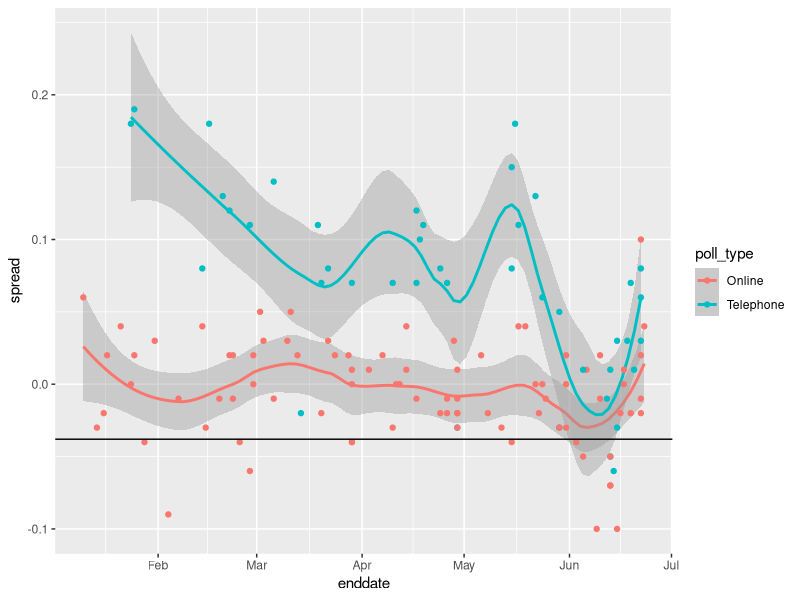
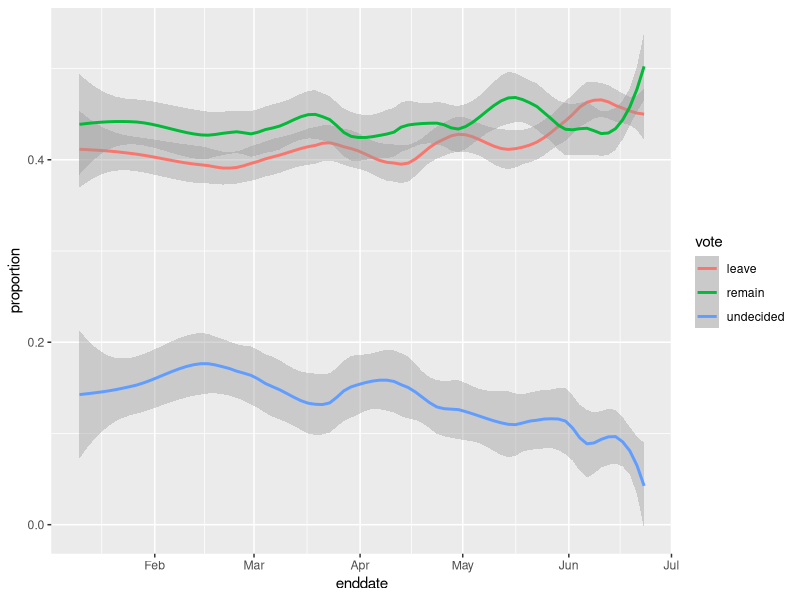

Here is the R script that generated these plots, in order:

library(tidyverse)
options(digits = 3)
# load brexit_polls object
library(dslabs)
data(brexit_polls)

p <- 0.481    # official proportion voting "Remain"
d <- 2*p-1    # official spread
N<-1500

#Monte carlo simulation for verifying avg, se of sum
sum_x<-replicate(10000, {
X<-sample(c(1,0),N,replace=TRUE,prob=c(p,(1-p)))
sum(X)
})
mean(sum_x)
sd(sum_x)


#Monte carlo simulation for verifying avg, se of mean
mean_x<-replicate(10000, {
  X<-sample(c(1,0),N,replace=TRUE,prob=c(p,(1-p)))
  mean(X)
})
mean(mean_x)
sd(mean_x)

X_bar<-N*p
se_bar<-sqrt(N*p*(1-p))
X_hat<-(N*p)/N
se_hat<-sqrt((p*(1-p))/N)
exp_d<-2*p-1
se_d<-2*(sqrt((p*(1-p))/N))

head(brexit_polls)

brexit_polls<-brexit_polls %>% mutate(x_hat=(spread+1)/2)

mean(brexit_polls$spread)
sd(brexit_polls$spread)
mean(brexit_polls$x_hat)
sd(brexit_polls$x_hat)

xhat1<-brexit_polls[1,'x_hat']
n1<-brexit_polls[1,'samplesize']
sehat1<-sqrt((xhat1*(1-xhat1))/n1)
conf1<-qnorm(0.975)*sehat1
lower1<-xhat1-conf1
upper1<-xhat1+conf1

between(0.5,lower1,upper1)
between(.52,lower1,upper1)
brexit_polls[1,]


june_polls<-brexit_polls %>% filter(enddate >= "2016-06-01")
june_polls<- june_polls %>% mutate(se_x_hat=sqrt((xhat1*(1-xhat1))/samplesize),se_hat=2*se_x_hat,
lower=spread-(qnorm(0.975)*se_hat),upper=spread+(qnorm(0.975)*se_hat),hit=(lower<=-0 & 0<=upper))
mean(june_polls$hit)


june_polls<-brexit_polls %>% filter(enddate >= "2016-06-01")
june_polls<- june_polls %>% mutate(se_x_hat=sqrt((xhat1*(1-xhat1))/samplesize),se_hat=2*se_x_hat,
lower=spread-(qnorm(0.975)*se_hat),upper=spread+(qnorm(0.975)*se_hat),hit=(lower>0 & 0<=upper))
mean(june_polls$hit)

june_polls<-brexit_polls %>% filter(enddate >= "2016-06-01")
june_polls<- june_polls %>% mutate(se_x_hat=sqrt((xhat1*(1-xhat1))/samplesize),se_hat=2*se_x_hat,
lower=spread-(qnorm(0.975)*se_hat),upper=spread+(qnorm(0.975)*se_hat),hit=(lower<=-0.038 & -0.038<=upper))
mean(june_polls$hit)

june_polls%>%group_by(pollster)%>%summarise(n=n(),hits=mean(hit))%>%arrange(desc(hits))

combined_by_type <- june_polls %>%
  group_by(poll_type) %>%
  summarize(N = sum(samplesize),
            spread = sum(spread*samplesize)/N,
            p_hat = (spread + 1)/2,
se_hat=2*sqrt((p_hat*(1-p_hat))/N),
lowerbound=spread-(qnorm(0.975)*se_hat),
upperbound=spread+(qnorm(0.975)*se_hat))

brexit_hit <- brexit_polls %>%
  mutate(p_hat = (spread + 1)/2,
         se_spread = 2*sqrt(p_hat*(1-p_hat)/samplesize),
         spread_lower = spread - qnorm(.975)*se_spread,
         spread_upper = spread + qnorm(.975)*se_spread,
         hit = spread_lower < -0.038 & spread_upper > -0.038) %>%
  select(poll_type, hit)

chi<-brexit_hit %>% group_by(poll_type,hit)%>%summarise(num=n())%>%spread(poll_type,num)
chi%>%select(-hit)%>% chisq.test()%>%.$p.value

odds_online<-(chi$Online[2]/sum(chi$Online))/(chi$Online[1]/sum(chi$Online))
odds_online
odds_tel<-(chi$Telephone[2]/sum(chi$Telephone))/(chi$Telephone[1]/sum(chi$Telephone))
odds_tel
odds_online/odds_tel

# End of calculation ***

brexitplot<-brexit_polls %>% ggplot(aes(enddate,spread,col=poll_type))
brexitplot+geom_smooth(method = "loess",span=0.4)+geom_point(aes(col=poll_type))+geom_hline(yintercept = -.038)

brexit_long <- brexit_polls %>%
  gather(vote, proportion, "remain":"undecided") %>%
  mutate(vote = factor(vote))

long_graph<-brexit_long %>% ggplot(aes(enddate,proportion,col=vote))+geom_smooth(method="loess",span=0.3)
long_graph

# Graph mode test 1
